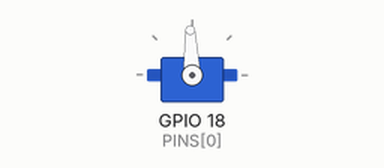
Bench run of a sketch on a simulated ESP32. Parts: servo. What the sketch prints to the serial monitor is not drawn.

Above: at 0.05 s.
At 0.65 s:
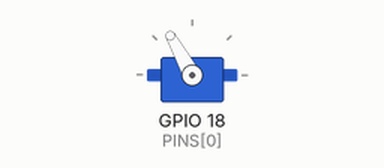
At 0.95 s:
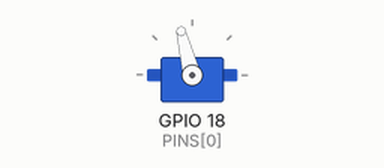
At 2.25 s:
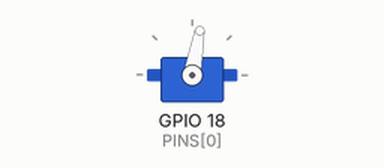
Timing chart, 0 to 8.0 s (numbered marks = the images above):
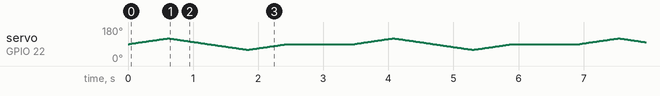

The sketch:

servo_test.ino
```cpp
#include <ESP32Servo.h>

const int PINS[4] = {18, 19, 21, 22};
const char *NAMES[4] = {"1 base (GPIO 18)", "2 shoulder (GPIO 19)", "3 elbow (GPIO 21)", "4 claw (GPIO 22)"};

Servo servo;

void setup() {
  Serial.begin(9600);
  servo.setPeriodHertz(50);
}

void loop() {
  for (int i = 0; i < 4; i++) {
    Serial.print("Now moving: ");
    Serial.println(NAMES[i]);
    servo.attach(PINS[i], 500, 2500);
    for (int a = 90; a <= 120; a++) { servo.write(a); delay(20); }
    for (int a = 120; a >= 60; a--) { servo.write(a); delay(20); }
    for (int a = 60; a <= 90; a++) { servo.write(a); delay(20); }
    servo.detach();
    delay(1000);
  }
}
```
